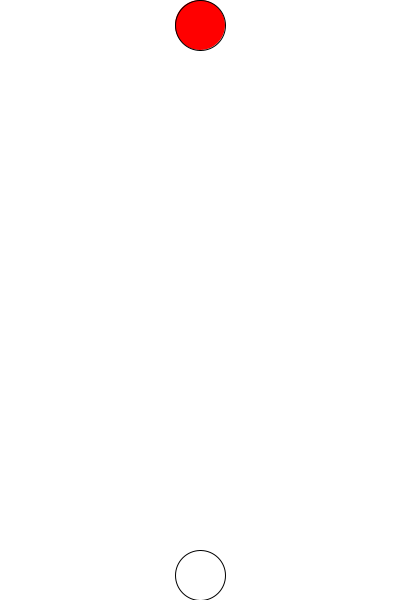
Frame 1 (no input)
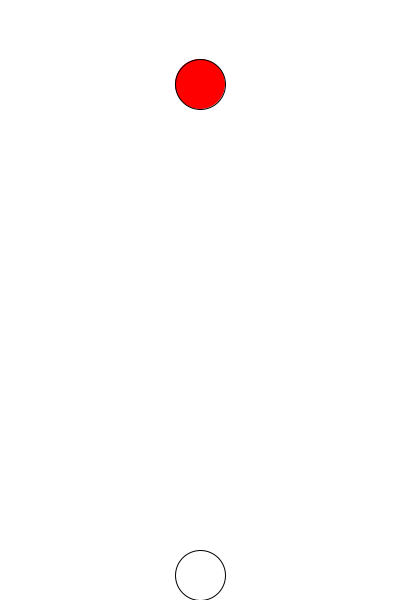
Frame 60 (the mouse pressed at the canvas centre just before this capture)
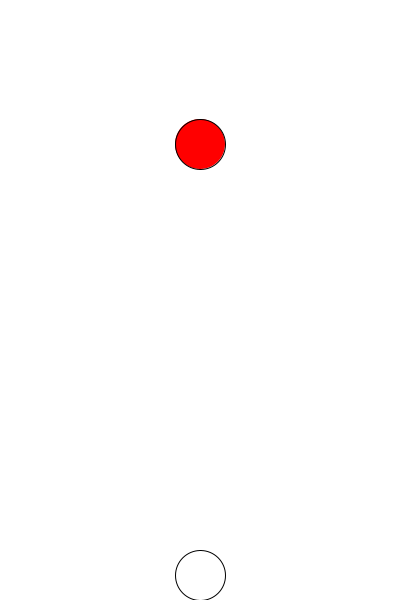
Frame 120 (the mouse held since frame 60 and released just before this capture)

The Processing sketch that drew these frames (run headless with seeded random() and noise(); from frame 60 on, the mouse is pressed at the canvas centre):

// Processing sketch: sketch_03_02
// ── sketch_03_02.pde
float crab_x, crab_y;
float spider_x, spider_y;

float crab_w, crab_h;
float spider_w, spider_h;

void setup() {
  size(400, 600);
  ellipseMode(LEFT);
  crab_w=50;
  crab_h=50;
  spider_w=50;
  spider_h=50;
  spider_x=200-spider_w/2;
  spider_y=0;
  crab_x=200-crab_w/2;
  crab_y=600-crab_h;
}
void draw() {
  background(255);
  fill(255, 0, 0);
  ellipse(spider_x, spider_y, spider_w, spider_h);
  fill(255, 255, 255);
  ellipse(crab_x, crab_y, crab_w, crab_h);
  spider_y+=1;
  if (spider_x>=crab_x && spider_x<=crab_x+crab_w) {
    if (spider_y>=crab_y && spider_y<=crab_y+crab_h) {
      background(0);
    }
  }
}
